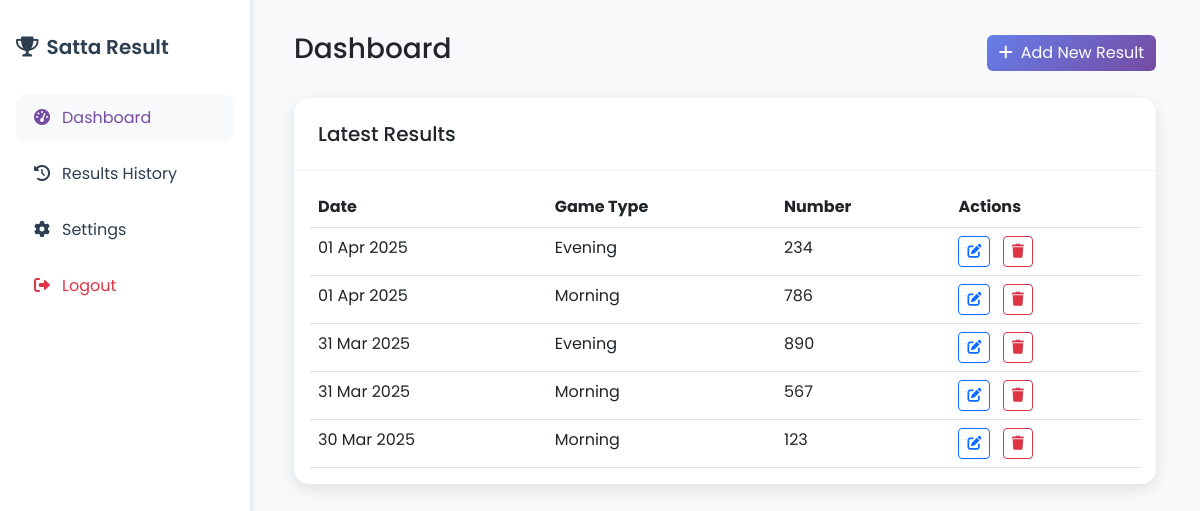
Page /admin/dashboard.php (signed in) on the committed database.
### tables this page shows
CREATE TABLE IF NOT EXISTS satta_results (
    id INT AUTO_INCREMENT PRIMARY KEY,
    date DATE NOT NULL,
    number VARCHAR(10) NOT NULL,
    game_type VARCHAR(50) NOT NULL,
    created_at TIMESTAMP DEFAULT CURRENT_TIMESTAMP,
    updated_at TIMESTAMP DEFAULT CURRENT_TIMESTAMP ON UPDATE CURRENT_TIMESTAMP
);

### functions.php (called while the page is built, shortened)
<?php
function getDBConnection() {
    try {
        $dsn = "mysql:host=" . DB_HOST . ";dbname=" . DB_NAME . ";charset=utf8mb4";
        $pdo = new PDO($dsn, DB_USER, DB_PASS);
        $pdo->setAttribute(PDO::ATTR_ERRMODE, PDO::ERRMODE_EXCEPTION);
        return $pdo;
    } catch(PDOException $e) {
        error_log("Connection failed: " . $e->getMessage());
        return false;
    }
}
function getLatestResults($limit = 10) {
    try {
        $pdo = getDBConnection();
        $stmt = $pdo->prepare("SELECT * FROM satta_results ORDER BY date DESC LIMIT :limit");
        $stmt->bindValue(':limit', $limit, PDO::PARAM_INT);
        $stmt->execute();
        return $stmt->fetchAll(PDO::FETCH_ASSOC);
    } catch(Exception $e) {
        error_log("Error fetching results: " . $e->getMessage());
        return false;
    }
}
function formatDate($date) {
    return date('d M Y', strtotime($date));
}
?>

### admin/dashboard.php (the view, shortened to what this page needs)
<?php
require_once '../functions.php';
$latestResults = getLatestResults(5);
?>
<!DOCTYPE html>
<html lang="en">
<head>
    <link href="https://cdn.jsdelivr.net/npm/bootstrap@5.3.0/dist/css/bootstrap.min.css" rel="stylesheet">
    <link rel="stylesheet" href="https://cdnjs.cloudflare.com/ajax/libs/font-awesome/6.0.0-beta3/css/all.min.css">
</head>
<body>
    <div class="sidebar">
        <a href="dashboard.php" class="sidebar-brand">
            <i class="fas fa-trophy me-2"></i><?php echo SITE_NAME; ?>
        </a>
        <nav class="nav flex-column">
            <a href="dashboard.php" class="nav-link active">
                <i class="fas fa-tachometer-alt"></i>Dashboard
            </a>
            <a href="#" class="nav-link">
                <i class="fas fa-history"></i>Results History
            </a>
            <a href="#" class="nav-link">
                <i class="fas fa-cog"></i>Settings
            </a>
            <a href="logout.php" class="nav-link text-danger">
                <i class="fas fa-sign-out-alt"></i>Logout
            </a>
        </nav>
    </div>
    <div class="main-content">
        <div class="container-fluid">
            <div class="d-flex justify-content-between align-items-center mb-4">
                <h1 class="h3">Dashboard</h1>
                <button class="btn btn-primary" data-bs-toggle="modal" data-bs-target="#addResultModal">
                    <i class="fas fa-plus me-2"></i>Add New Result
                </button>
            </div>
            <div class="card mb-4">
                <div class="card-header">
                    <h5 class="card-title mb-0">Latest Results</h5>
                </div>
                <div class="card-body">
                    <div class="table-responsive">
                        <table class="table">
                            <thead>
                                <tr>
                                    <th>Date</th>
                                    <th>Game Type</th>
                                    <th>Number</th>
                                    <th>Actions</th>
                                </tr>
                            </thead>
                            <tbody>
                                <?php if ($latestResults): ?>
                                    <?php foreach ($latestResults as $result): ?>
                                        <tr>
                                            <td><?php echo formatDate($result['date']); ?></td>
                                            <td><?php echo htmlspecialchars($result['game_type']); ?></td>
                                            <td><?php echo htmlspecialchars($result['number']); ?></td>
                                            <td>
                                                <button class="btn btn-sm btn-outline-primary me-2">
                                                    <i class="fas fa-edit"></i>
                                                </button>
                                                <button class="btn btn-sm btn-outline-danger">
                                                    <i class="fas fa-trash"></i>
                                                </button>
                                            </td>
                                        </tr>
                                    <?php endforeach; ?>
                                <?php else: ?>
                                    <tr>
                                        <td colspan="4" class="text-center">No results found</td>
                                    </tr>
                                <?php endif; ?>
                            </tbody>
                        </table>
                    </div>
                </div>
            </div>
        </div>
    </div>
</body>
</html>

### admin/dashboard.php (style rules this page uses)
body { font-family: 'Poppins', sans-serif; background-color: #f8f9fa; }
.sidebar { background: white; box-shadow: 2px 0 5px rgba(0,0,0,0.1); height: 100vh; position: fixed; top: 0; left: 0; padding: 2rem 1rem; width: 250px; }
.main-content { margin-left: 250px; padding: 2rem; }
.sidebar-brand { font-weight: 600; font-size: 1.25rem; margin-bottom: 2rem; display: block; text-decoration: none; color: #2c3e50; }
.nav-link { color: #2c3e50; padding: 0.75rem 1rem; margin-bottom: 0.5rem; border-radius: 10px; transition: all 0.3s ease; }
.nav-link:hover, .nav-link.active { background: #f8f9fa; color: #764ba2; }
.nav-link i { width: 20px; text-align: center; margin-right: 10px; }
.card { border: none; border-radius: 15px; box-shadow: 0 5px 15px rgba(0,0,0,0.1); }
.card-header { background: white; border-bottom: 1px solid #eee; padding: 1.5rem; border-radius: 15px 15px 0 0 !important; }
.btn-primary { background: linear-gradient(135deg, #667eea 0%, #764ba2 100%); border: none; }
.table { margin-bottom: 0; }
.table th { border-top: none; }

### rows in the picture
satta_results: date "01 Apr 2025", game_type "Evening", number "234"
satta_results: date "01 Apr 2025", game_type "Morning", number "786"
satta_results: date "31 Mar 2025", game_type "Evening", number "890"
satta_results: date "31 Mar 2025", game_type "Morning", number "567"
satta_results: date "30 Mar 2025", game_type "Morning", number "123"

### other values in the picture
SITE_NAME "Satta Result"
